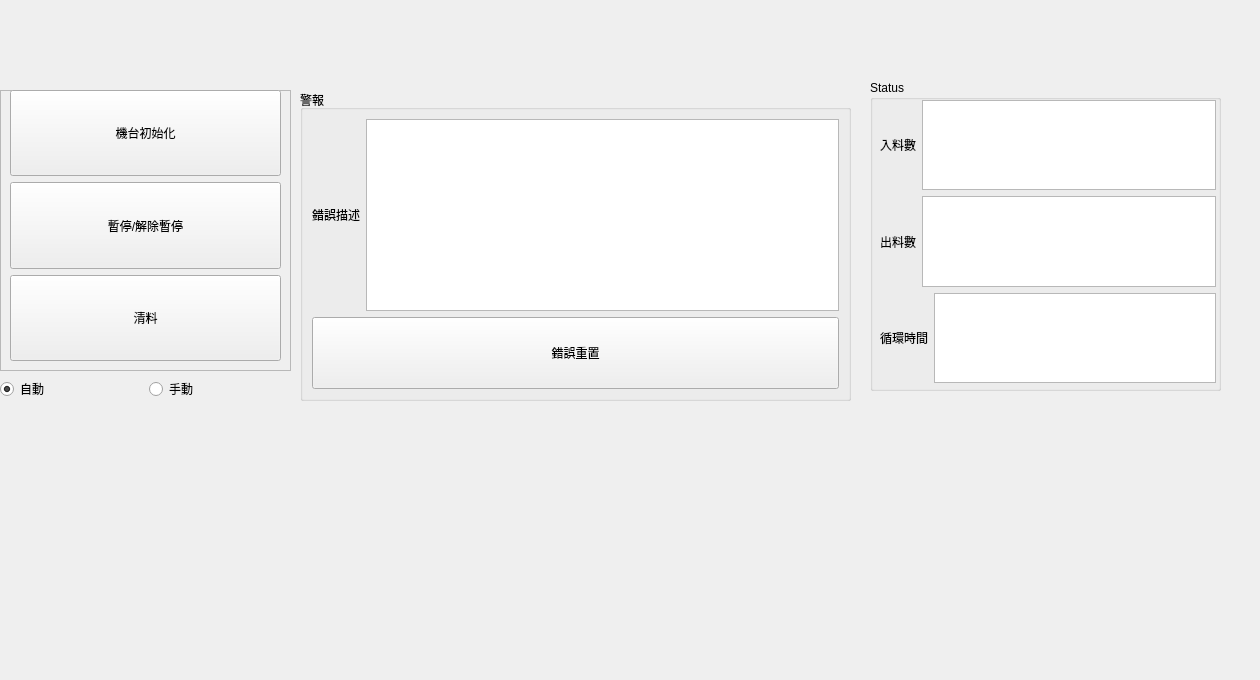
<?xml version="1.0" encoding="UTF-8"?>
<ui version="4.0">
 <class>frontControlPanel</class>
 <widget class="QWidget" name="frontControlPanel">
  <property name="geometry">
   <rect>
    <x>0</x>
    <y>0</y>
    <width>1260</width>
    <height>680</height>
   </rect>
  </property>
  <property name="windowTitle">
   <string>Form</string>
  </property>
  <widget class="QGroupBox" name="groupBox">
   <property name="geometry">
    <rect>
     <x>300</x>
     <y>90</y>
     <width>551</width>
     <height>311</height>
    </rect>
   </property>
   <property name="title">
    <string>警報</string>
   </property>
   <layout class="QVBoxLayout" name="verticalLayout_2">
    <item>
     <layout class="QVBoxLayout" name="verticalLayout">
      <item>
       <layout class="QHBoxLayout" name="horizontalLayoutDescription">
        <item>
         <widget class="QLabel" name="label">
          <property name="text">
           <string>錯誤描述</string>
          </property>
         </widget>
        </item>
        <item>
         <widget class="QTextBrowser" name="textBrowserErrorDescription"/>
        </item>
       </layout>
      </item>
      <item>
       <widget class="QPushButton" name="pushButtonErrorReset">
        <property name="sizePolicy">
         <sizepolicy hsizetype="Minimum" vsizetype="Expanding">
          <horstretch>0</horstretch>
          <verstretch>0</verstretch>
         </sizepolicy>
        </property>
        <property name="text">
         <string>錯誤重置</string>
        </property>
       </widget>
      </item>
     </layout>
    </item>
   </layout>
  </widget>
  <widget class="QGroupBox" name="groupBox_2">
   <property name="geometry">
    <rect>
     <x>870</x>
     <y>80</y>
     <width>351</width>
     <height>311</height>
    </rect>
   </property>
   <property name="title">
    <string>Status</string>
   </property>
   <widget class="QWidget" name="layoutWidget">
    <property name="geometry">
     <rect>
      <x>10</x>
      <y>20</y>
      <width>336</width>
      <height>283</height>
     </rect>
    </property>
    <layout class="QVBoxLayout" name="verticalLayoutStatus">
     <item>
      <layout class="QHBoxLayout" name="horizontalLayoutInletCount">
       <item>
        <widget class="QLabel" name="labelInletCount">
         <property name="text">
          <string>入料數</string>
         </property>
        </widget>
       </item>
       <item>
        <widget class="QTextBrowser" name="textBrowserInletCount"/>
       </item>
      </layout>
     </item>
     <item>
      <layout class="QHBoxLayout" name="horizontalLayoutOutletCount">
       <item>
        <widget class="QLabel" name="labelOutletCount">
         <property name="text">
          <string>出料數</string>
         </property>
        </widget>
       </item>
       <item>
        <widget class="QTextBrowser" name="textBrowserOutletCount_2"/>
       </item>
      </layout>
     </item>
     <item>
      <layout class="QHBoxLayout" name="horizontalLayout_2">
       <item>
        <widget class="QLabel" name="label_4">
         <property name="text">
          <string>循環時間</string>
         </property>
        </widget>
       </item>
       <item>
        <widget class="QTextBrowser" name="textBrowser"/>
       </item>
      </layout>
     </item>
    </layout>
   </widget>
  </widget>
  <widget class="QWidget" name="layoutWidget">
   <property name="geometry">
    <rect>
     <x>0</x>
     <y>90</y>
     <width>291</width>
     <height>311</height>
    </rect>
   </property>
   <layout class="QVBoxLayout" name="verticalLayout_4">
    <item>
     <widget class="QFrame" name="frameAuto">
      <property name="sizePolicy">
       <sizepolicy hsizetype="Expanding" vsizetype="Expanding">
        <horstretch>0</horstretch>
        <verstretch>0</verstretch>
       </sizepolicy>
      </property>
      <property name="frameShape">
       <enum>QFrame::StyledPanel</enum>
      </property>
      <property name="frameShadow">
       <enum>QFrame::Raised</enum>
      </property>
      <widget class="QWidget" name="layoutWidget">
       <property name="geometry">
        <rect>
         <x>10</x>
         <y>0</y>
         <width>271</width>
         <height>271</height>
        </rect>
       </property>
       <layout class="QVBoxLayout" name="verticalLayout_3">
        <item>
         <widget class="QPushButton" name="pushButtonInitialize">
          <property name="sizePolicy">
           <sizepolicy hsizetype="Minimum" vsizetype="Expanding">
            <horstretch>0</horstretch>
            <verstretch>0</verstretch>
           </sizepolicy>
          </property>
          <property name="text">
           <string>機台初始化</string>
          </property>
         </widget>
        </item>
        <item>
         <widget class="QPushButton" name="pushButtonPause">
          <property name="sizePolicy">
           <sizepolicy hsizetype="Minimum" vsizetype="Expanding">
            <horstretch>0</horstretch>
            <verstretch>0</verstretch>
           </sizepolicy>
          </property>
          <property name="text">
           <string>暫停/解除暫停</string>
          </property>
         </widget>
        </item>
        <item>
         <widget class="QPushButton" name="pushButtonClear">
          <property name="sizePolicy">
           <sizepolicy hsizetype="Minimum" vsizetype="Expanding">
            <horstretch>0</horstretch>
            <verstretch>0</verstretch>
           </sizepolicy>
          </property>
          <property name="text">
           <string>清料</string>
          </property>
         </widget>
        </item>
       </layout>
      </widget>
     </widget>
    </item>
    <item>
     <layout class="QHBoxLayout" name="horizontalLayoutManual">
      <item>
       <widget class="QRadioButton" name="radioButtonAuto">
        <property name="text">
         <string>自動</string>
        </property>
        <property name="checked">
         <bool>true</bool>
        </property>
       </widget>
      </item>
      <item>
       <widget class="QRadioButton" name="radioButtonManual">
        <property name="text">
         <string>手動</string>
        </property>
       </widget>
      </item>
     </layout>
    </item>
   </layout>
  </widget>
 </widget>
 <resources/>
 <connections/>
</ui>
